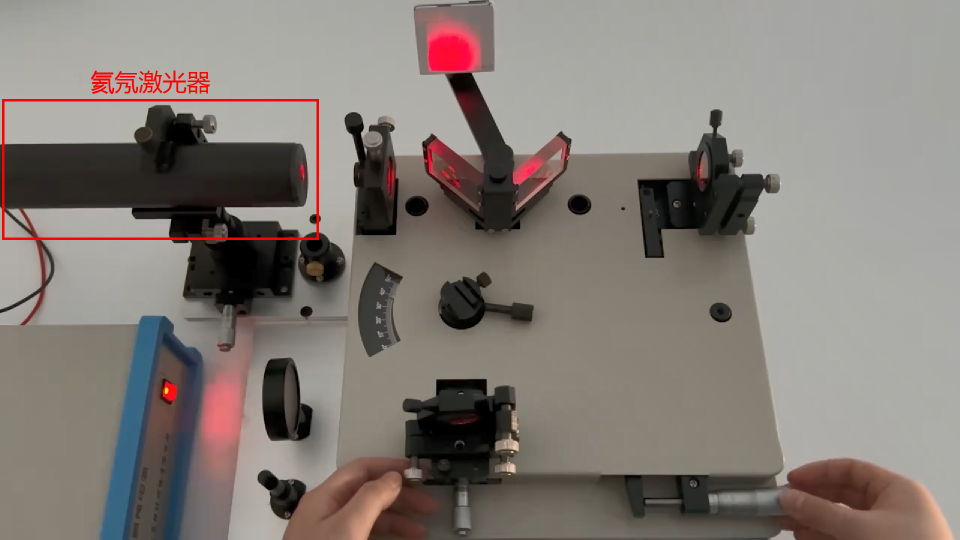
#> input picture web/part1.png, 1920 x 1080 px (shown at 1/2 size)
$ python -i experiment_analyzer_prototype.py   (imports and definitions only)
#> lines starting #> are read from the running program, lines starting #| are printed output that depends on the picture; after the words box and inside, x2 and y2 are one past the last pixel; in counts of white or black regions, pixels touching at a corner belong together
#> in detect_equipment_in_frame, target_img is the input picture: shape (1080, 1920, 3); mean B, G, R 118, 123.8, 131.5
#| 目标图片尺寸: (1080, 1920, 3)
#|     标注图片尺寸: (1080, 1920, 3)
#!/usr/bin/env python3
# -*- coding: utf-8 -*-
"""
迈克尔逊干涉实验AI分析原型
整合视频分析和设备检测功能，用于教学评估

基于现有的video_test.py和imagetest_batch.py代码
"""

import cv2
import numpy as np
import matplotlib.pyplot as plt
import os
import json
import time
from datetime import timedelta
from PIL import Image, ImageDraw, ImageFont
from typing import List, Dict, Any, Optional, Tuple

# 设置matplotlib支持中文
plt.rcParams['font.sans-serif'] = ['Microsoft YaHei', 'WenQuanYi Micro Hei', 'WenQuanYi Zen Hei', 'Noto Sans CJK SC', 'SimHei', 'DejaVu Sans']
plt.rcParams['axes.unicode_minus'] = False

class MichelsonInterferometerAnalyzer:
    """迈克尔逊干涉仪实验分析器"""

    def __init__(self):
        """初始化分析器"""
        # 预定义的教师实验步骤（标准流程 - 适应1分55秒视频）
        self.teacher_steps = [
            {
                "step_id": 1,
                "name": "迈克尔逊干涉仪初始设置",
                "start_time": 0,
                "duration": 40,
                "key_actions": ["安装氦氖激光器", "确保架间隙均匀", "准备光学元件"],
                "required_equipment": ["氦氖激光器", "动镜"],
                "success_criteria": ["激光器正确安装", "框架水平稳定"]
            },
            {
                "step_id": 2,
                "name": "激光器对准和调节",
                "start_time": 45,
                "duration": 40,
                "key_actions": ["调节激光器位置", "调节光束通过分束器", "使光点重合"],
                "required_equipment": ["氦氖激光器", "分束器和补偿板"],
                "success_criteria": ["光束对准", "两个光点重合"]
            },
            {
                "step_id": 3,
                "name": "获得干涉条纹",
                "start_time": 90,
                "duration": 20,
                "key_actions": ["加入扩束器、分束器和补偿版", "调节动镜手钮", "获得干涉条纹"],
                "required_equipment": ["扩束器", "动镜"],
                "success_criteria": ["出现清晰干涉条纹", "条纹位于中心"]
            },
            {
                "step_id": 4,
                "name": "观察等倾干涉图",
                "start_time": 105,
                "duration": 10,
                "key_actions": ["调节动镜","转动精密测微头", "调节测微头", "观察圆形干涉环"],
                "required_equipment": ["精密测微头"],
                "success_criteria": ["出现圆形干涉环", "环心在屏中央"]
            },
            {
                "step_id": 5,
                "name": "精密测量过程",
                "start_time": 112,
                "duration": 3,
                "key_actions": ["调节动镜手扭","记录测微头读数", "旋转测微螺旋", "计数干涉环变化"],
                "required_equipment": ["精密测微头", "二合一观察屏"],
                "success_criteria": ["准确记录读数", "正确计数环数"]
            }
        ]

        # 设备映射（基于imagetest_batch.py）
        self.equipment_mapping = {
            'helium_neon_laser': '氦氖激光器',
            'beam_splitter': '分束器和补偿板',
            'moving_mirror': '动镜',
            'fixed_mirror': '定镜',
            'micrometer_head': '精密测微头',
            'beam_expander': '扩束器',
            'observation_screen': '二合一观察屏'
        }

        # 定义部件文件映射（与imagetest_batch.py保持一致）
        self.component_mapping = {
            'part1.png': {'chinese': '氦氖激光器', 'english': 'Helium-Neon Laser'},
            'part2.png': {'chinese': '分束器和补偿板', 'english': 'Beam Splitter and Compensator Plate'},
            'part3.png': {'chinese': '动镜', 'english': 'Moving Mirror'},
            'part4.png': {'chinese': '定镜', 'english': 'Fixed Mirror'},
            'part5.png': {'chinese': '精密测微头', 'english': 'Precision Micrometer Head'},
            'part6.png': {'chinese': '扩束器', 'english': 'Beam Expander'},
            'part7.png': {'chinese': '二合一观察屏', 'english': 'Combination Observation Screen'}
        }

        # 检测颜色
        self.colors = [
            (0, 0, 255),    # 红色
            (0, 255, 0),    # 绿色
            (255, 0, 0),    # 蓝色
            (0, 255, 255),  # 黄色
            (255, 255, 0),  # 青色
            (128, 0, 128),  # 紫色
            (255, 165, 0)   # 橙色
        ]

    # [85 lines left out: functions extract_key_frames, draw_chinese_text, not called in this run]

    def extract_template_improved(self, labeled_img):
        """Improved template extraction with better red box detection"""
        print("    改进的模板提取方法...")

        # Convert to different color spaces for better red detection
        hsv = cv2.cvtColor(labeled_img, cv2.COLOR_BGR2HSV)
#> hsv: shape (1080, 1920, 3); mean H, S, V 27.5, 35.9, 132.6

        # Multiple red detection strategies
        # Strategy 1: HSV based
        lower_red1 = np.array([0, 50, 50])
        upper_red1 = np.array([10, 255, 255])
        lower_red2 = np.array([160, 50, 50])
        upper_red2 = np.array([180, 255, 255])

        mask1 = cv2.inRange(hsv, lower_red1, upper_red1)
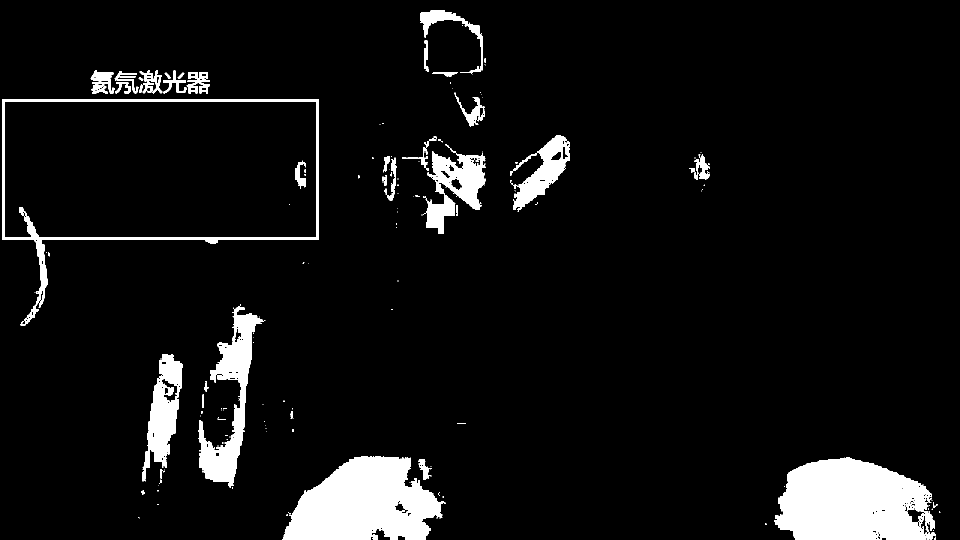
#> mask1: shape (1080, 1920) (shown at 1/2 size); 6.9% white; 190 white regions (144 under 20 px), largest, box (x1, y1, x2, y2) and area: (1548, 915, 1872, 1080) 40866, (564, 912, 891, 1080) 37224, (399, 609, 527, 975) 14887
        mask2 = cv2.inRange(hsv, lower_red2, upper_red2)
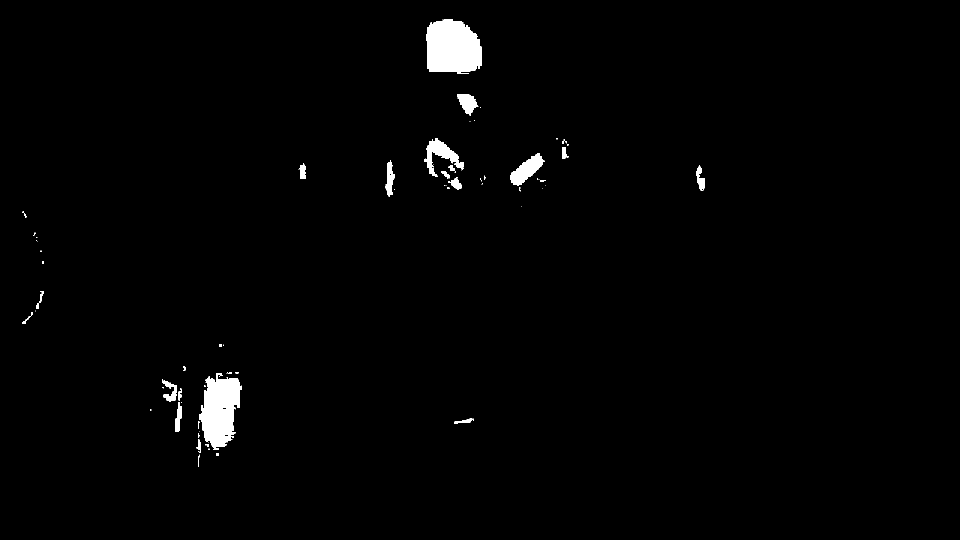
#> mask2: shape (1080, 1920) (shown at 1/2 size); 1.4% white; 80 white regions (52 under 20 px), largest, box (x1, y1, x2, y2) and area: (852, 39, 963, 147) 10039, (399, 747, 483, 900) 8446, (849, 276, 927, 354) 2151
        hsv_mask = cv2.bitwise_or(mask1, mask2)
#> hsv_mask: shape (1080, 1920); 8.3% white; 148 white regions (115 under 20 px), largest, box (x1, y1, x2, y2) and area: (1548, 915, 1872, 1080) 40866, (564, 912, 891, 1080) 37224, (393, 609, 527, 975) 24009

        # Strategy 2: BGR based (direct red channel)
        b, g, r = cv2.split(labeled_img)
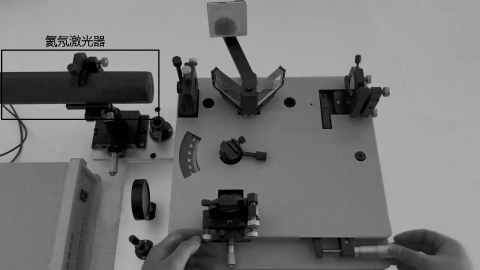
#> b: shape (1080, 1920) (shown at 1/4 size); min 0, max 215, mean 118
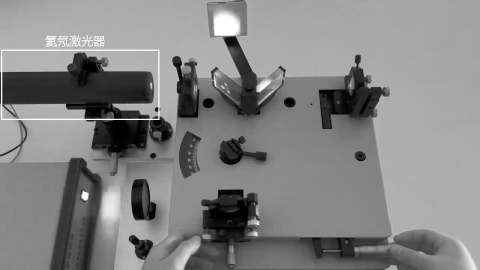
#> r: shape (1080, 1920) (shown at 1/4 size); min 0, max 255, mean 131.5
        # Red is dominant and green/blue are low
        red_dominant = (r > 150).astype(np.uint8)
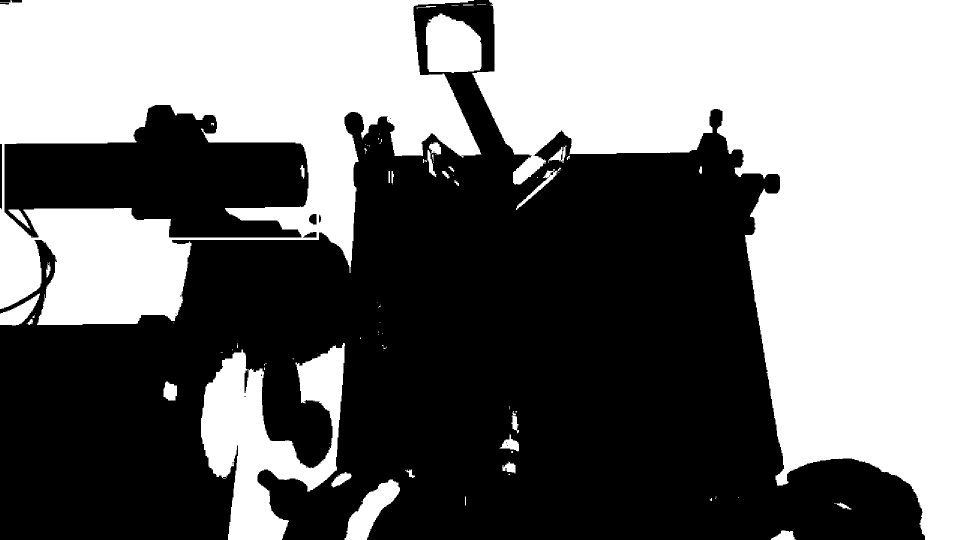
#> red_dominant: shape (1080, 1920) (shown at 1/2 size); values 0 (black) and 1 (white), 46.5% white; 93 white regions (57 under 20 px), largest, box (x1, y1, x2, y2) and area: (944, 0, 1920, 1080) 544828, (0, 0, 963, 650) 338611, (402, 686, 690, 1080) 53912
        green_low = (g < 100).astype(np.uint8)
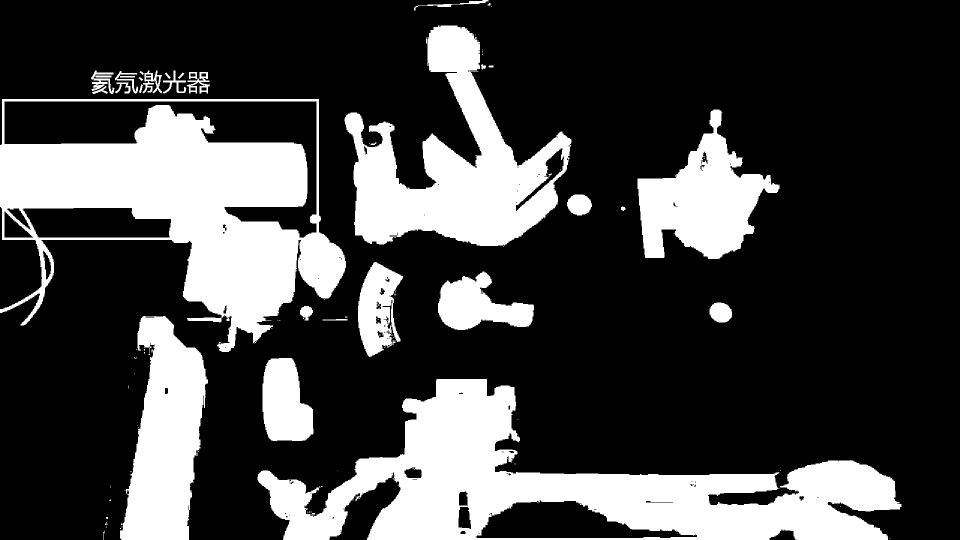
#> green_low: shape (1080, 1920) (shown at 1/2 size); values 0 (black) and 1 (white), 26.2% white; 100 white regions (66 under 20 px), largest, box (x1, y1, x2, y2) and area: (515, 758, 1803, 1080) 165369, (0, 198, 692, 704) 156235, (689, 51, 1143, 492) 84972
        blue_low = (b < 100).astype(np.uint8)
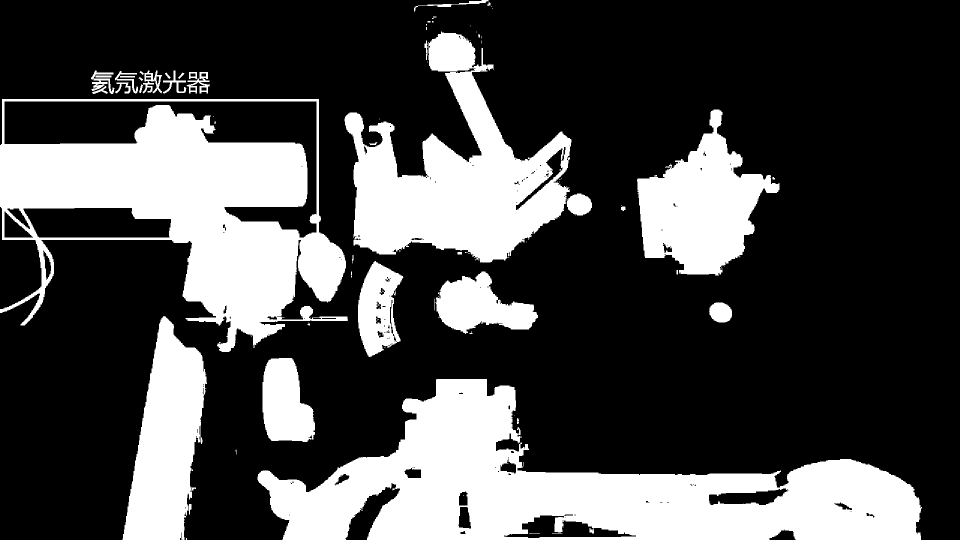
#> blue_low: shape (1080, 1920) (shown at 1/2 size); values 0 (black) and 1 (white), 28.7% white; 92 white regions (52 under 20 px), largest, box (x1, y1, x2, y2) and area: (515, 758, 1844, 1080) 197633, (0, 198, 696, 704) 160199, (689, 63, 1143, 525) 95693
        bgr_mask = cv2.bitwise_and(red_dominant, cv2.bitwise_and(green_low, blue_low)) * 255
#> bgr_mask: shape (1080, 1920); 1.1% white; 58 white regions (29 under 20 px), largest, box (x1, y1, x2, y2) and area: (4, 198, 638, 480) 9060, (857, 63, 960, 143) 6273, (1026, 312, 1092, 369) 1838

        # Combine masks
        combined_mask = cv2.bitwise_or(hsv_mask, bgr_mask)
#> (the rest of the program and of its run is left out)
